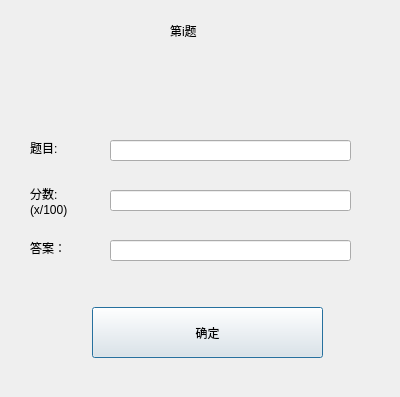
<?xml version="1.0" encoding="UTF-8"?>
<ui version="4.0">
 <class>SelfMakeExamDialog</class>
 <widget class="QDialog" name="SelfMakeExamDialog">
  <property name="geometry">
   <rect>
    <x>0</x>
    <y>0</y>
    <width>400</width>
    <height>397</height>
   </rect>
  </property>
  <property name="windowTitle">
   <string>Dialog</string>
  </property>
  <widget class="QLabel" name="scoreLabel">
   <property name="geometry">
    <rect>
     <x>30</x>
     <y>180</y>
     <width>71</width>
     <height>41</height>
    </rect>
   </property>
   <property name="text">
    <string>分数:
(x/100)</string>
   </property>
  </widget>
  <widget class="QLabel" name="numberLabel">
   <property name="geometry">
    <rect>
     <x>170</x>
     <y>10</y>
     <width>271</width>
     <height>41</height>
    </rect>
   </property>
   <property name="text">
    <string>第i题</string>
   </property>
  </widget>
  <widget class="QPushButton" name="confirmPushButton">
   <property name="geometry">
    <rect>
     <x>92</x>
     <y>307</y>
     <width>231</width>
     <height>51</height>
    </rect>
   </property>
   <property name="text">
    <string>确定</string>
   </property>
  </widget>
  <widget class="QLabel" name="label">
   <property name="geometry">
    <rect>
     <x>30</x>
     <y>140</y>
     <width>38</width>
     <height>16</height>
    </rect>
   </property>
   <property name="text">
    <string>题目:</string>
   </property>
  </widget>
  <widget class="QLabel" name="label_2">
   <property name="geometry">
    <rect>
     <x>30</x>
     <y>240</y>
     <width>45</width>
     <height>16</height>
    </rect>
   </property>
   <property name="text">
    <string>答案：</string>
   </property>
  </widget>
  <widget class="QLineEdit" name="topicLineEdit">
   <property name="geometry">
    <rect>
     <x>110</x>
     <y>140</y>
     <width>241</width>
     <height>21</height>
    </rect>
   </property>
  </widget>
  <widget class="QLineEdit" name="answerLineEdit">
   <property name="geometry">
    <rect>
     <x>110</x>
     <y>240</y>
     <width>241</width>
     <height>21</height>
    </rect>
   </property>
  </widget>
  <widget class="QLineEdit" name="scoreLineEdit">
   <property name="geometry">
    <rect>
     <x>110</x>
     <y>190</y>
     <width>241</width>
     <height>21</height>
    </rect>
   </property>
  </widget>
 </widget>
 <resources/>
 <connections/>
</ui>
